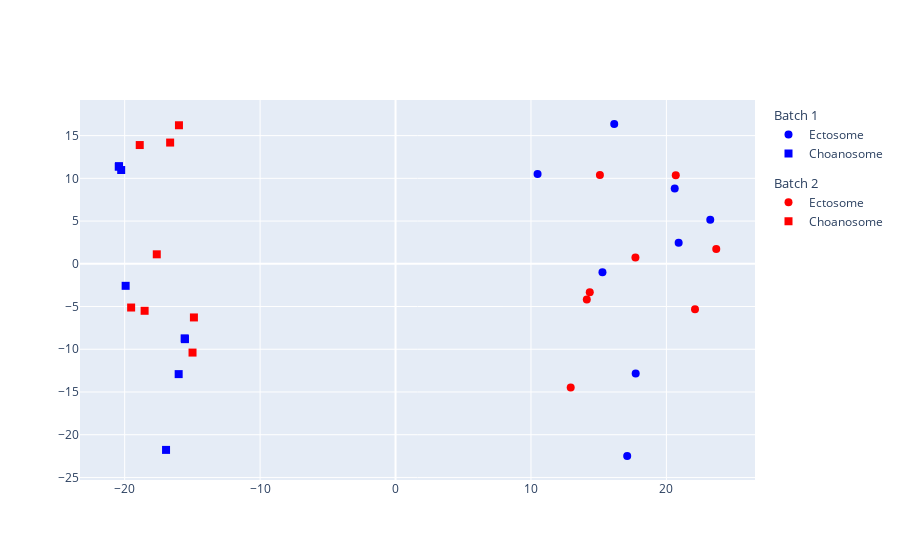

The notebook cell this image was saved under:
### Code cell
plotPCA(corrected_pd)

### Figure 1 — Plotly figure (JSON) as saved in the notebook; plotly's stock layout.template omitted (floating-point values rounded to 4 significant figures)
{"data": [{"legendgroup": "1", "legendgrouptitle": {"text": "Batch 1"}, "marker": {"color": ["blue", "blue", "blue", "blue", "blue", "blue", "blue", "blue"], "size": 8, "symbol": ["circle", "circle", "circle", "circle", "circle", "circle", "circle", "circle"]}, "mode": "markers", "name": "Ectosome", "type": "scatter", "x": [16.15, 23.24, 17.11, 17.73, 15.28, 20.61, 10.49, 20.9], "y": [16.36, 5.164, -22.49, -12.84, -0.9748, 8.81, 10.51, 2.454]}, {"legendgroup": "1", "legendgrouptitle": {"text": "Batch 1"}, "marker": {"color": ["blue", "blue", "blue", "blue", "blue", "blue", "blue", "blue"], "size": 8, "symbol": ["square", "square", "square", "square", "square", "square", "square", "square"]}, "mode": "markers", "name": "Choanosome", "type": "scatter", "x": [-15.55, -15.57, -16.94, -16.01, -19.93, -20.26, -20.42, -20.44], "y": [-8.817, -8.724, -21.78, -12.91, -2.577, 10.97, 11.42, 11.36]}, {"legendgroup": "2", "legendgrouptitle": {"text": "Batch 2"}, "marker": {"color": ["red", "red", "red", "red", "red", "red", "red", "red"], "size": 8, "symbol": ["circle", "circle", "circle", "circle", "circle", "circle", "circle", "circle"]}, "mode": "markers", "name": "Ectosome", "type": "scatter", "x": [23.68, 20.69, 22.11, 15.09, 14.12, 17.71, 12.93, 14.34], "y": [1.74, 10.37, -5.319, 10.4, -4.191, 0.7445, -14.46, -3.337]}, {"legendgroup": "2", "legendgrouptitle": {"text": "Batch 2"}, "marker": {"color": ["red", "red", "red", "red", "red", "red", "red", "red"], "size": 8, "symbol": ["square", "square", "square", "square", "square", "square", "square", "square"]}, "mode": "markers", "name": "Choanosome", "type": "scatter", "x": [-17.63, -14.89, -14.99, -18.89, -16.64, -19.52, -18.53, -15.99], "y": [1.109, -6.278, -10.39, 13.89, 14.19, -5.116, -5.498, 16.21]}], "layout": {}}
